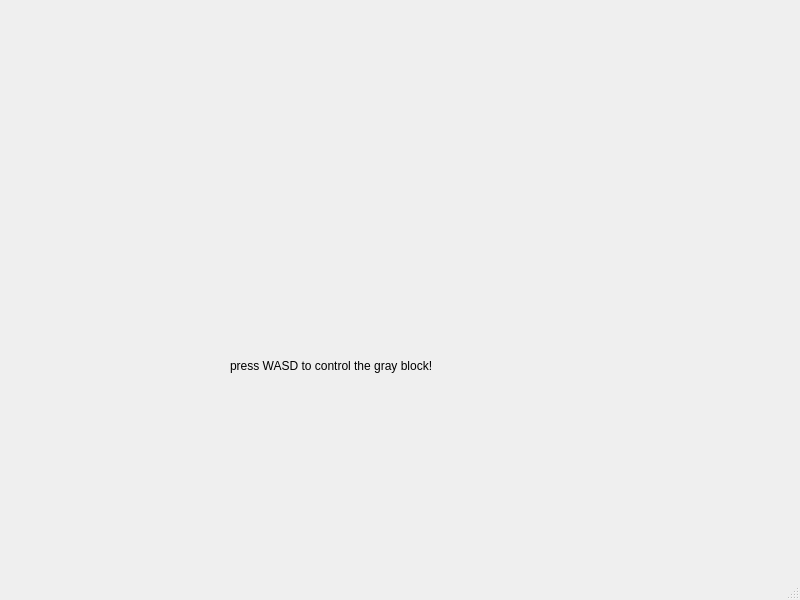
<?xml version="1.0" encoding="UTF-8"?>
<ui version="4.0">
 <class>MainWindow</class>
 <widget class="QMainWindow" name="MainWindow">
  <property name="geometry">
   <rect>
    <x>0</x>
    <y>0</y>
    <width>800</width>
    <height>600</height>
   </rect>
  </property>
  <property name="windowTitle">
   <string>MainWindow</string>
  </property>
  <widget class="QWidget" name="centralwidget">
   <widget class="QLabel" name="label">
    <property name="geometry">
     <rect>
      <x>230</x>
      <y>340</y>
      <width>461</width>
      <height>51</height>
     </rect>
    </property>
    <property name="text">
     <string>press WASD to control the gray block!</string>
    </property>
   </widget>
  </widget>
  <widget class="QMenuBar" name="menubar">
   <property name="geometry">
    <rect>
     <x>0</x>
     <y>0</y>
     <width>800</width>
     <height>21</height>
    </rect>
   </property>
  </widget>
  <widget class="QStatusBar" name="statusbar"/>
 </widget>
 <resources/>
 <connections/>
</ui>
